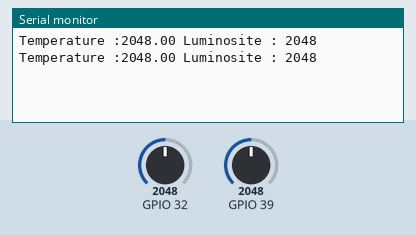
Simulated run of this sketch. Board: ESP32. Parts: the last lines printed to the serial monitor. Inputs (shaded band) come from the test bench; at power-on: GPIO 32 = 2048, GPIO 39 = 2048.

Above: at 1.8 s.
1.9 s: GPIO 32 set to 2866
At 2.8 s:
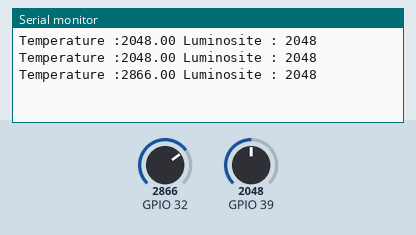
3.4 s: GPIO 39 set to 2866
At 4.7 s:
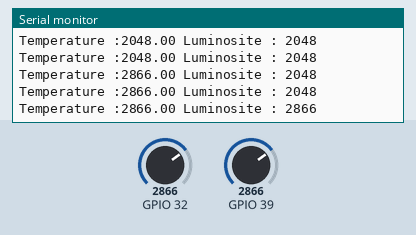
4.9 s: GPIO 32 set to 3603
At 5.5 s:
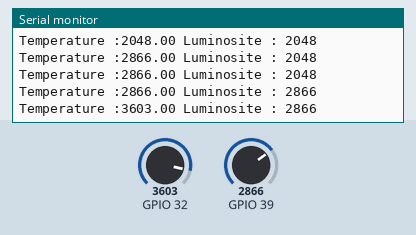
6.4 s: GPIO 39 set to 3603
At 7.8 s:
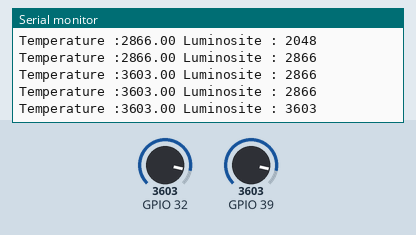
Timing chart, 0 to 8.9 s (numbered marks = the images above; inputs shaded):
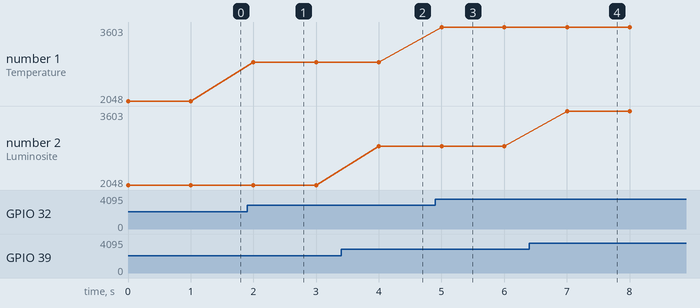

Measured:
- after the input at 1.9 s, the serial monitor: prints a new line after 0.10 s (image 1)
- after the input at 3.4 s, the serial monitor: prints a new line after 0.60 s (image 2)
- after the input at 4.9 s, the serial monitor: prints a new line after 0.10 s (image 3)
- after the input at 6.4 s, the serial monitor: prints a new line after 0.60 s (image 4)
- plotted number 1: 2048 → 2866 after the input at 1.9 s, 2866 → 3603 after the input at 4.9 s

The sketch:

ex1-1.ino
```cpp
//Code de test pour vérifier que tout fonctionne

void setup() {
  Serial.begin(115200);
  analogSetPinAttenuation(A3, ADC_0db); // eventuellement, pour le capteur de luminosite
  // ne rien faire sur l’entrée A4 : 1V = valeur 1088
}
float convert2Temp(int val) {
  // a écrire, à la fin TP. Pour l’instant, la valeur est transmise sans modification
return ((float) val);
}
void loop() {
  int valA3 = analogRead(A3); // resultat de la conversion A->N, correspondant a la tension sur A3
  int valA4 = analogRead(A4); // resultat de la conversion A->N, correspondant a la tension sur A4
  float temp = convert2Temp(valA4);
  Serial.print("Temperature :");
  Serial.print(temp);
  Serial.print(" Luminosite : ");
  Serial.println(valA3);
  delay(1000);
}
```
